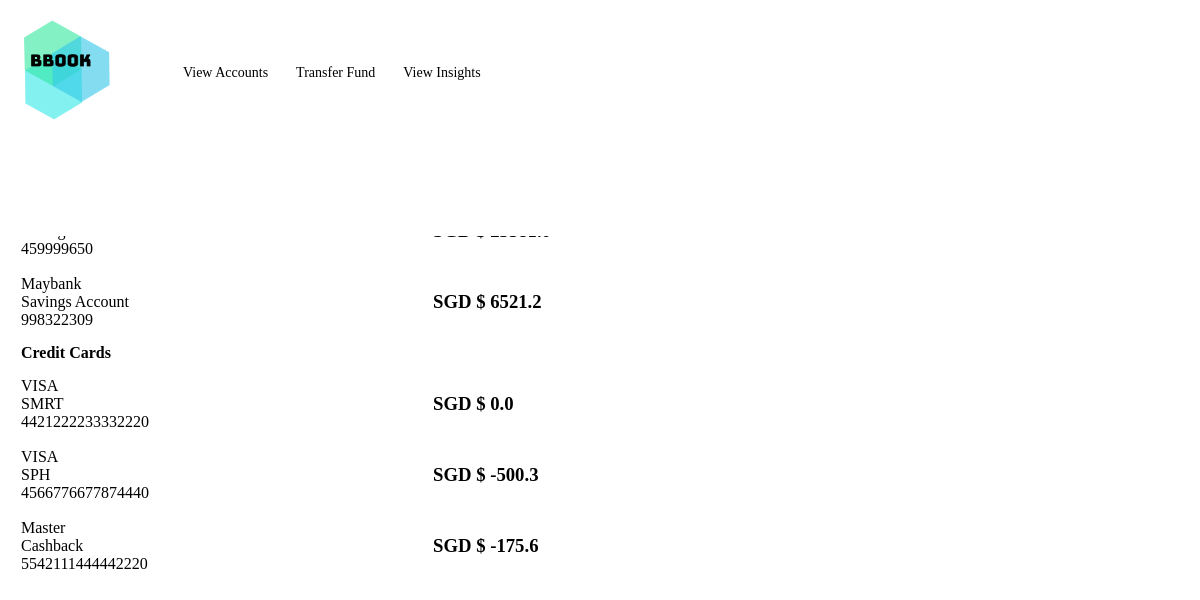
Page /accounts/3 on the earlier database version.
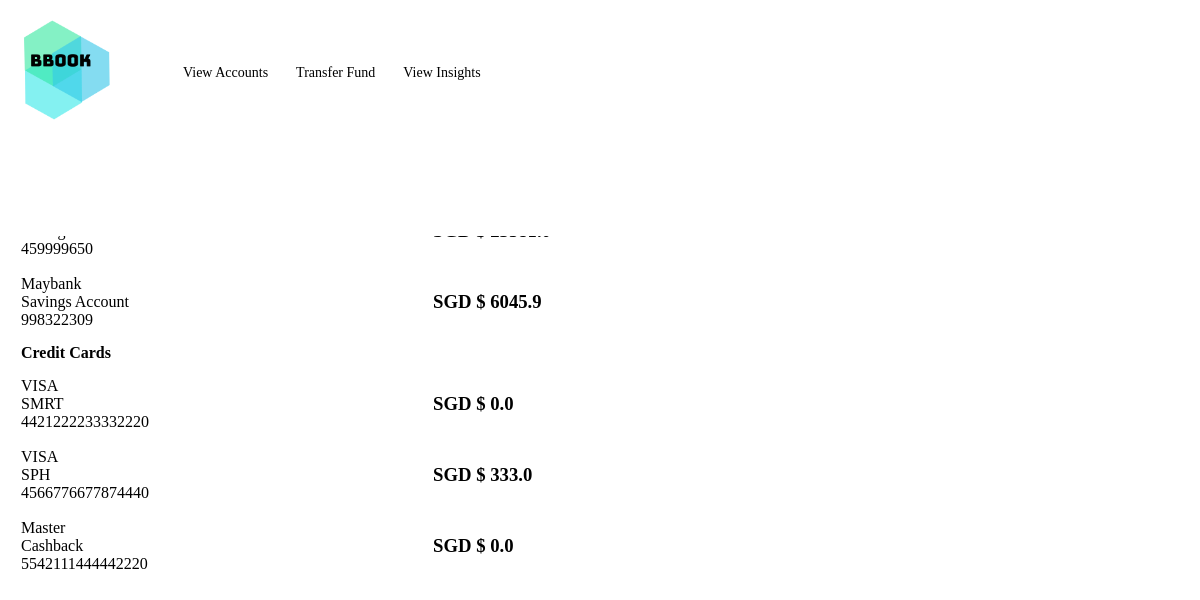
Same page on the later database version.
### tables this page shows
CREATE TABLE "Account" (
	`BankID`	INTEGER,
	`CustomerID`	INTEGER,
	`AccountType`	REAL,
	`AccountNumber`	INTEGER,
	`Balance`	REAL,
	PRIMARY KEY(`AccountNumber`),
	FOREIGN KEY(`CustomerID`) REFERENCES `Customer`(`CustomerID`),
	FOREIGN KEY(`BankID`) REFERENCES `Bank`(`BankID`)
);

CREATE TABLE `Bank` (
	`BankID`	INTEGER PRIMARY KEY AUTOINCREMENT,
	`BankName`	TEXT,
	`BankAddress`	TEXT,
	`BankTelephone`	INTEGER
);

CREATE TABLE "CreditCard" (
	`CardNumber`	INTEGER,
	`CardType`	TEXT,
	`BankID`	INTEGER,
	`ExpiryDate`	TEXT,
	`CardName`	TEXT,
	`CustomerID`	INTEGER,
	`AmountDue`	REAL,
	FOREIGN KEY(`CustomerID`) REFERENCES `Customer`(`CustomerID`),
	PRIMARY KEY(`CardNumber`),
	FOREIGN KEY(`BankID`) REFERENCES `Bank`(`BankID`)
);

### app.py (the view)
@app.route('/accounts/<CustomerID>')
def accounts(CustomerID):
       connection = sqlite3.connect("BBOOK.db")
       cursor = connection.execute("SELECT * FROM Account, Bank WHERE CustomerID = ? AND Account.BankID = Bank.BankID", (CustomerID,)).fetchall()
       cursor2 = connection.execute("SELECT * FROM CreditCard WHERE CustomerID = ?", (CustomerID,)).fetchall()
       connection.close()
       return flask.render_template("accounts.html", cursor = cursor, cursor2 = cursor2, CustomerID = CustomerID)

### templates/accounts.html (shortened to what this page needs)
<!DOCTYPE html>
<html>
<head>
</head>
<body>
		<div class="navbar">
		<table>
		<tr>
		<td style= "width:150px">
            <a href="{{url_for('main', CustomerID = CustomerID)}}"><img src="{{ url_for('static', filename='BBOOK.png') }}" width="100" height=""/> </a>
		</td>
		<td style= "width:400px">
					<a href="{{url_for('accounts', CustomerID = CustomerID)}}">View Accounts</a>
					<a href="{{url_for('transfer', CustomerID = CustomerID)}}">Transfer Fund</a>
					<a href="{{url_for('insights', CustomerID = CustomerID)}}">View Insights</a>
					</td>
				</tr>
				</table>
            </div>
<div class="main">
		<table>
			<tr>
				<th><b>Deposit Accounts</b></th>
			{% for record in cursor %}
			</tr>
			<tr>
				<td>{{record[6]}}<br>{{record[2]}} Account<br>{{record[3]}}
				</td>
				<td><h3>SGD $ {{record[4] | round(2, 'floor') }}</h3></td>
			{% endfor %}
			<tr>
				<th><b>Credit Cards</b></th>
			{% for record in cursor2 %}
			</tr>
			<tr>
				<td>{{record[1]}}<br>{{record[4]}}<br>{{record[0]}}
				</td>
				<td><h3>SGD $ {{record[6] | round(2, 'floor') }}</h3></td>
			{% endfor %}
		</table>
</div>
</body>
</html>

### templates/accounts.html (style rules this page uses)
body { margin:0; }
.navbar { overflow: hidden; background-color: #ffffff; position: fixed; top: 0; width: 100%; height: 20%; }
.navbar a { float: left; display: block; color: #000000; text-align: center; padding: 10px 14px; text-decoration: none; font-size: 14px; }
.main { padding: 14px; margin-top: 150px; height: 1000px; }
th, td { padding: 5px; text-align: left; width: 400px; }

Differences in the rows shown:
changed Account "Savings": Balance "6521.2" → "6045.9"
changed CreditCard "SPH": AmountDue "-500.3" → "333.0"
changed CreditCard "Master": AmountDue "-175.6" → "0.0"
